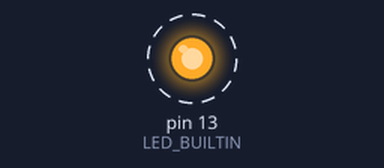
Recording of a program running on a simulated Arduino Uno, built with avr-gcc and run on an emulated ATmega328P. Shown: output pins drawn as LEDs (lit = HIGH). Dashed ring = blinking.

Above: at 0.5 s.
Timing chart, 0 to 4.6 s (numbered marks = the images above):
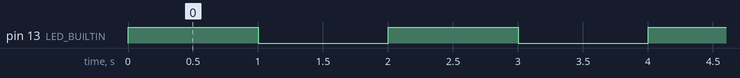

Measured:
- by itself, pin 13 (LED_BUILTIN): alternates HIGH for 1.0 s and LOW for 1.0 s

The program:

main.cpp
```cpp
#include <Arduino.h>

// put function declarations here:
int myFunction(int, int);

void setup() {
  // initialize LED digital pin as an output.
  pinMode(LED_BUILTIN, OUTPUT);
}

void loop() {
  // turn the LED on (HIGH is the voltage level)
  digitalWrite(LED_BUILTIN, HIGH);
  // wait for a second
  delay(1000);
  // turn the LED off by making the voltage LOW
  digitalWrite(LED_BUILTIN, LOW);
   // wait for a second
  delay(1000);
}
```
